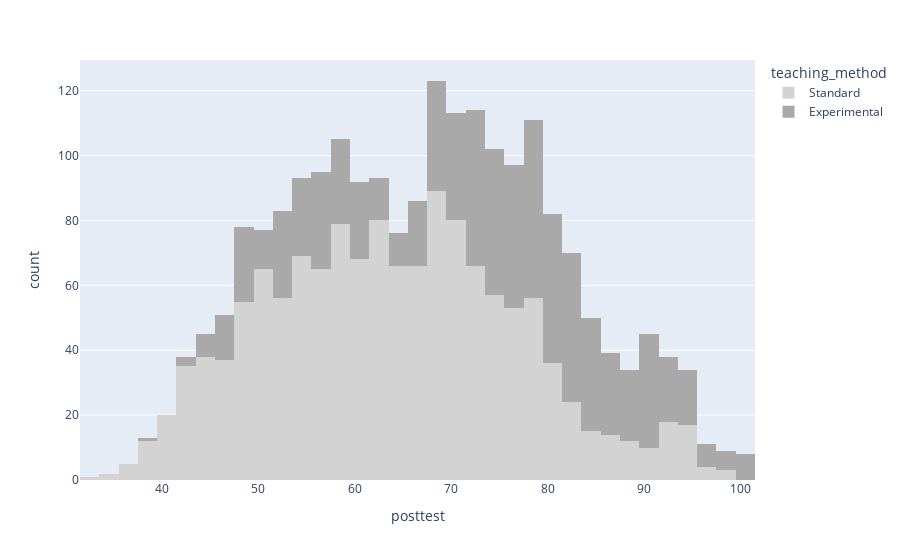

The notebook cell this image was saved under:
### Markdown cell above
Distribution of marks by teaching method

### Code cell
px.histogram(data,x='posttest',color="teaching_method",color_discrete_map={'Standard':'lightgray','Experimental':'darkgray'})

### Figure 1 — Plotly figure (JSON) as saved in the notebook; plotly's stock layout.template omitted (floating-point values rounded to 4 significant figures; data arrays with more than 128 entries replaced by an {"elided": "..."} marker saying what was removed)
{"data": [{"alignmentgroup": "True", "bingroup": "x", "hovertemplate": "teaching_method=Standard<br>posttest=%{x}<br>count=%{y}<extra></extra>", "legendgroup": "Standard", "marker": {"color": "lightgray"}, "name": "Standard", "offsetgroup": "Standard", "orientation": "v", "showlegend": true, "type": "histogram", "x": {"elided": "1373 int values"}, "xaxis": "x", "yaxis": "y"}, {"alignmentgroup": "True", "bingroup": "x", "hovertemplate": "teaching_method=Experimental<br>posttest=%{x}<br>count=%{y}<extra></extra>", "legendgroup": "Experimental", "marker": {"color": "darkgray"}, "name": "Experimental", "offsetgroup": "Experimental", "orientation": "v", "showlegend": true, "type": "histogram", "x": {"elided": "760 int values"}, "xaxis": "x", "yaxis": "y"}], "layout": {"barmode": "relative", "legend": {"title": {"text": "teaching_method"}, "tracegroupgap": 0}, "margin": {"t": 60}, "xaxis": {"anchor": "y", "domain": [0, 1], "title": {"text": "posttest"}, "type": "linear", "range": [31.5, 101.5], "autorange": true}, "yaxis": {"anchor": "x", "domain": [0, 1], "title": {"text": "count"}, "range": [0, 129.5], "autorange": true}, "autosize": true}}
